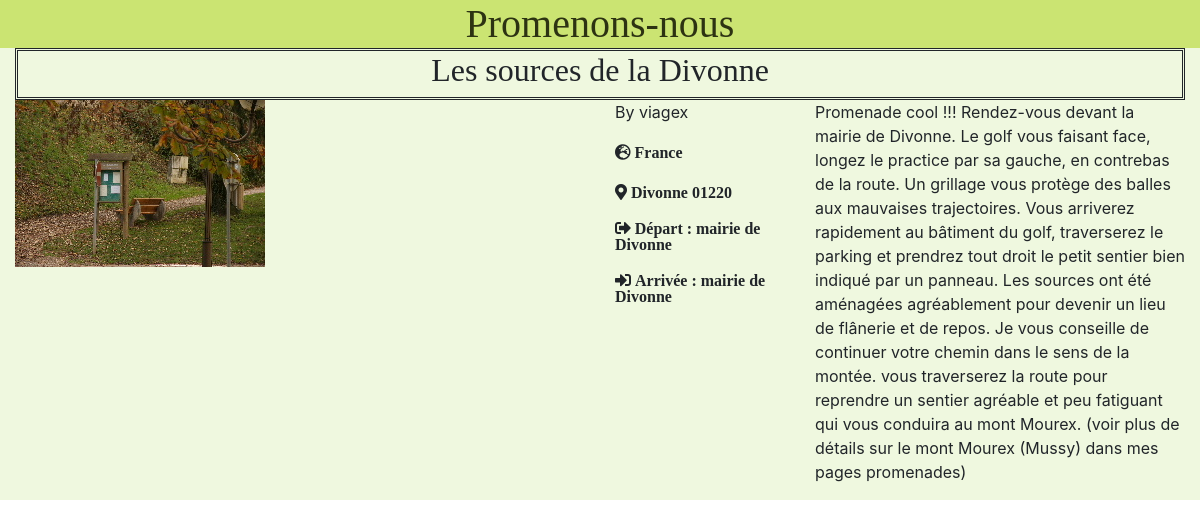
Page /promenade.php?id=2 on the committed database.
### tables this page shows
CREATE TABLE Promenade(
    ID INT(100) PRIMARY KEY AUTO_INCREMENT,
    titre varchar(255),
    auteur varchar(255),
    pays varchar(255),
    ville varchar(255),
    codePostal varchar(255),
    depart varchar(255),
    arrivee varchar(255),
    descr blob,
    photo varchar(255)
);

### classes/connexion.php (called while the page is built, shortened)
<?php
include "class_promenade.php";
class Connexion{
    private $connexion;
    public function __construct(){
        $dbName = "SitePromenade";
        $login = "adminPromenade";
        $pswd = "Pr0men@de";
        try{
            $this->connexion = new PDO(
                "mysql:host=localhost; dbname=$dbName; charset=utf8"
                , $login
                , $pswd);
        }catch(Exception $e){
            die("Erreur : ".$e->getMessage());
        }
    }
    public function getPromenadeById($id){
        $stmt = $this->connexion->prepare(
            "SELECT p.ID as id, p.titre, p.auteur, p.pays, p.ville, p.codePostal as zipCode, p.depart, p.arrivee, p.descr as description, p.photo
            FROM Promenade p WHERE p.ID = :idPromenade"
        );
        $stmt->execute(array("idPromenade"=>$id));
        $promenade = $stmt->fetchObject('Promenade');
        return $promenade;
    }
}
?>

### classes/class_promenade.php (called while the page is built, shortened)
<?php
class Promenade{
    private $id;
    private $titre;
    private $auteur;
    private $pays;
    private $ville;
    private $zipCode;
    private $depart;
    private $arrivee;
    private $description;
    private $photo;
    public function getId(){
        return $this->id;
    }
    public function getTitre(){
        return $this->titre;
    }
    public function getAuteur(){
        return $this->auteur;
    }
    public function getPays(){
        return $this->pays;
    }
    public function getVille(){
        return $this->ville;
    }
    public function getZipCode(){
        return $this->zipCode;
    }
    public function getDepart(){
        return $this->depart;
    }
    public function getArrivee(){
        return $this->arrivee;
    }
    public function getDescription(){
        return $this->description;
    }
    public function getPhoto(){
        return $this->photo;
    }
}
?>

### promenade.php (the view, shortened to what this page needs)
<!doctype html>
<?php
  require "classes/connexion.php";
  $appli = new Connexion();
?>
<html lang="fr">
  <head>
    <link rel="stylesheet" href="https://stackpath.bootstrapcdn.com/bootstrap/4.2.1/css/bootstrap.min.css">
    <link rel="stylesheet" href="https://use.fontawesome.com/releases/v5.7.0/css/all.css">
    <link rel="stylesheet" type="text/css" href="styles.css">
  </head>
  <body>
      <div class="container-fluid">
        <div class="row">
          <div class="col-12 title-section">
              <a href="index.php">
                <h1 class="title-text">Promenons-nous</h1>
              </a>
          </div>
        </div>
      </div>
      <?php
        $id = $_GET["id"];
        $promenade = $appli->getPromenadeById($id);
      ?>
        <div class="container-fluid page-background">
            <div class="titre-promenade">
                <h2><?php echo $promenade->getTitre(); ?></h2>
            </div>
           <div class="row">
               <div class="col-sm-12 col-lg-6">
                    <img class="image-promenade" src="<?php echo $promenade->getPhoto(); ?>" alt="Photo promenade numéro <?php echo $promenade->getId(); ?>"/>
               </div>
               <div class="col-sm-12 col-lg-6">
                   <div class="row">
                       <div class="col-sm-12 col-md-4">
                           <p>By <?php echo $promenade->getAuteur(); ?></p>
                           <p><i class="fas fa-globe-europe"> <span>  <?php echo $promenade->getPays(); ?></span></i> </p>
                           <p><i class="fas fa-map-marker-alt"> <span>  <?php echo $promenade->getVille()." ".$promenade->getZipCode(); ?></span></i> </p>
                           <p><i class="fas fa-sign-out-alt"> <span>  <?php echo "Départ : ".$promenade->getDepart(); ?></span></i> </p>
                           <p><i class="fas fa-sign-in-alt"> <span>  <?php echo "Arrivée : ".$promenade->getArrivee(); ?></span></i> </p>
                       </div>
                       <div class="col-sm-12 col-md-8">
                           <p><?php echo $promenade->getDescription(); ?></p>
                       </div>
                   </div>
               </div>
           </div>
        </div>
  </body>
</html>

### styles.css (style rules this page uses)
.title-section { background-color: rgb(203, 228, 114); width: 100%; }
.title-text { margin: auto; color: rgb(45, 51, 18); text-align: center; font-family: fantasy; }
.titre-promenade { margin: auto; text-align: center; font-family: fantasy; border-style: double; }
.image-promenade { max-width: 100%; max-height: 100%; }
.page-background { background-color: rgba(206, 235, 160, 0.336); }

### rows in the picture
promenade: titre "Les sources de la Divonne", photo (picture), auteur "viagex", pays "France", ville "Divonne", codePostal "01220", depart "mairie de Divonne", arrivee "mairie de Divonne", descr "Promenade cool !!! Rendez-vous devant la mairie de Divonne. Le golf vous faisant face, longez le practice par sa gauche, en contrebas de la route. Un grillage vous protège des balles aux mauvaises trajectoires. Vous arriverez rapidement au bâtiment du golf, traverserez le parking et prendrez tout droit le petit sentier bien indiqué par un panneau. Les sources ont été aménagées agréablement pour devenir un lieu de flânerie et de repos. Je vous conseille de continuer votre chemin dans le sens de la montée. vous traverserez la route pour reprendre un sentier agréable et peu fatiguant qui vous conduira au mont Mourex. (voir plus de détails sur le mont Mourex (Mussy) dans mes pages promenades)"
